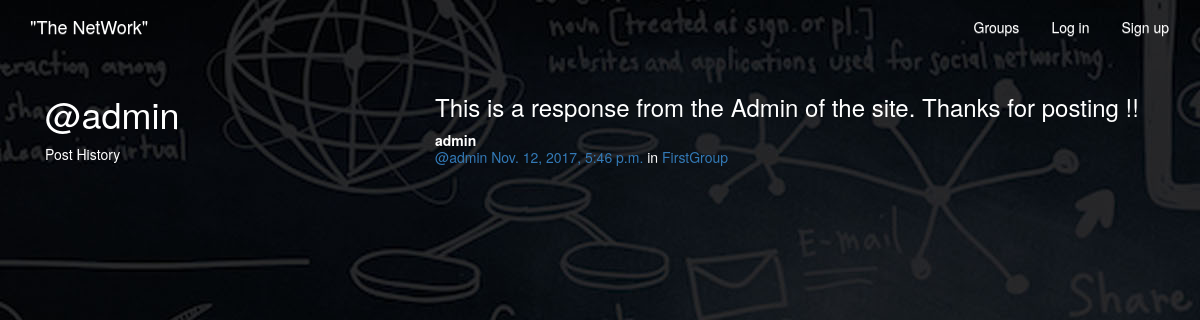
Page /posts/by/admin/ on the committed database.
### posts/models.py (models this page shows, shortened)
class Post(models.Model):
    user = models.ForeignKey(User, related_name="posts")
    created_at = models.DateTimeField(auto_now=True)
    message = models.TextField()
    message_html = models.TextField(editable=False)
    group = models.ForeignKey(Group, related_name="posts",null=True, blank=True)
    class Meta:
        ordering = ["-created_at"]
        unique_together = ["user", "message"]

### groups/models.py (models this page shows, shortened)
class Group(models.Model):
    name = models.CharField(max_length=255, unique=True)
    slug = models.SlugField(allow_unicode=True, unique=True)
    description = models.TextField(blank=True, default='')
    description_html = models.TextField(editable=False, default='', blank=True)
    members = models.ManyToManyField(User,through="GroupMember")
    class Meta:
        ordering = ["name"]

### posts/views.py (the view)
# urls.py: url(r"by/(?P<username>[-\w]+)/$",views.UserPosts.as_view(),name="for_user"),
class UserPosts(generic.ListView):
    model = models.Post
    template_name = "posts/user_post_list.html"
    def get_queryset(self):
        try:
            self.post_user = User.objects.prefetch_related("posts").get(
                username__iexact=self.kwargs.get("username")
            )
        except User.DoesNotExist:
            raise Http404
        else:
            return self.post_user.posts.all()
    def get_context_data(self, **kwargs):
        context = super().get_context_data(**kwargs)
        context["post_user"] = self.post_user
        return context

### posts/templates/posts/user_post_list.html
{% extends "posts/post_base.html" %}
{% block prepost %}
<div class="col-md-4">
	<h1>@{{ post_user.username }}</h1>
	<p>Post History</p>
</div>
{% endblock %}
{% block post_content %}
<div class="col-md-8">
	{% for post in post_list %}
		{% include "posts/_post.html" %}
	{% endfor %}
</div>
{% endblock %}

### posts/templates/posts/_post.html (shortened to what this page needs)
<div class="post media">
	<h3>{{ post.message_html|safe }}</h3>
	<div class="media-body">
		<strong>{{ post.user.username }}</strong>
		<h5 class="media-heading">
			<span class="username"><a href="{% url 'posts:for_user' username=post.user.username %}">@{{ post.user.username }}</a></span>
			<time class="time"><a href="{% url 'posts:single' username=post.user.username pk=post.pk %}">{{ post.created_at }}</a></time>
			{% if post.group %}
			<span class="group-name">in <a href="#">{{ post.group.name }}</a></span>
			{% endif %}
		</h5>
	</div>
</div>

### static/simplesocial/css/master.css (style rules this page uses)
body { margin: 0; overflow: hidden; background-image: url("../imgs/background.jpg"); color:white; }

### rows in the picture
Post: message_html "This is a response from the Admin of the site. Thanks for posting !!", user.username "admin", created_at "Nov. 12, 2017, 5:46 p.m.", group.name "FirstGroup"

### other values in the picture
{{ post_user.username }} "admin"
